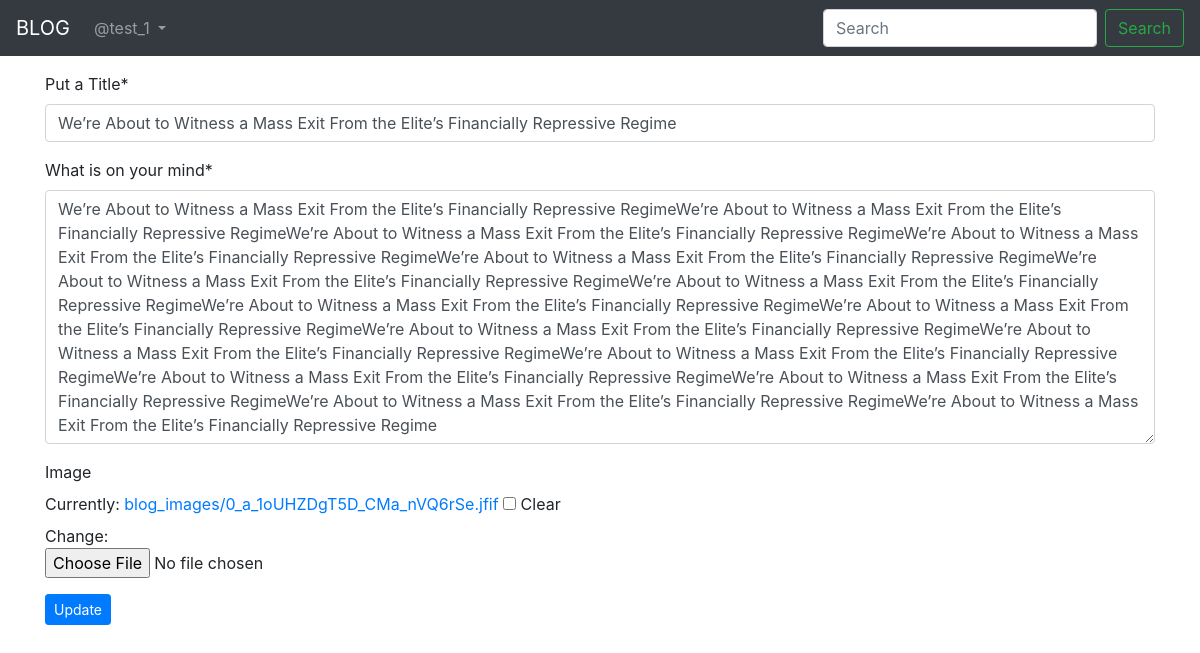
Page /blog/edit/8/ (signed in) on the committed database.
### App_Blog/models.py (models this page shows, shortened)
class Blog(models.Model):
    author = models.ForeignKey(User, on_delete=models.CASCADE, related_name='post_author')
    blog_title = models.CharField(max_length=300, verbose_name='Put a Title')
    slug = models.SlugField(max_length=264, unique=True, null=True)
    blog_content = models.TextField(verbose_name='What is on your mind')
    blog_image = models.ImageField(upload_to='blog_images', verbose_name='Image', null=True, blank=True,)
    publish_date = models.DateTimeField(auto_now_add=True)
    update_date = models.DateTimeField(auto_now=True)
    class Meta:
        ordering = ['-publish_date']

### App_Blog/views.py (the view, shortened to what this page needs)
# urls.py: path('edit/<pk>/', views.UpdateBlog.as_view(), name="edit_blog"),
class UpdateBlog(LoginRequiredMixin, UpdateView):
    model = Blog
    fields = ('blog_title', 'blog_content', 'blog_image')
    template_name = 'App_Blog/edit_blog.html'

### templates/App_Blog/edit_blog.html (shortened to what this page needs)
{% extends 'base.html' %}
{% load custom_filters %}
{% load crispy_forms_tags %}
{% block body %}
{% if blog.author == user %}
<form method="POST" enctype="multipart/form-data">
    {{form|crispy}}
    <button type="submit" class="btn btn-primary btn-sm" name="button">Update</button>
    {% else %}
    <p>Your are not allowed to view this page, 404</p>
</form>
{% endif %}
{% endblock %}

### templates/base.html (shortened to what this page needs)
<!DOCTYPE html>
<html lang="en">
<head>
    <link rel="stylesheet" href="https://stackpath.bootstrapcdn.com/bootstrap/4.4.1/css/bootstrap.min.css"
>
    <link rel="stylesheet" href="https://cdnjs.cloudflare.com/ajax/libs/font-awesome/4.7.0/css/font-awesome.min.css"
/>
</head>
<body>
<div class="container">
    <nav class="navbar navbar-expand-lg navbar-dark bg-dark fixed-top">
        <a class="navbar-brand" href="{% url 'index' %}">BLOG</a>
        <div class="collapse navbar-collapse" id="navbarSupportedContent">
            <ul class="navbar-nav mr-auto">
                {% if user.is_authenticated %}
                <li class="nav-item dropdown">
                    <a class="nav-link dropdown-toggle" href="#" id="navbarDropdown" role="button"
                       data-toggle="dropdown" aria-haspopup="true" aria-expanded="false">
                        @{{user.username}}
                    </a>
                </li>
                {% endif %}
            </ul>
            <form class="form-inline my-2 my-lg-0">
                <input class="form-control mr-sm-2" type="search" placeholder="Search" aria-label="Search">
                <button class="btn btn-outline-success my-2 my-sm-0" type="submit">Search</button>
            </form>
        </div>
    </nav>
    <br>
    <br>
    <br>
    {% block body %}
    {% endblock %}
</div>
</body>
</html>

### rows in the picture
Blog: blog_title "We’re About to Witness a Mass Exit From the Elite’s Financially Repressive Regime", blog_content "We’re About to Witness a Mass Exit From the Elite’s Financially Repressive RegimeWe’re About to Witness a Mass Exit From the Elite’s Financially Repressive RegimeWe’re About to Witness a Mass Exit From the Elite’s Financially Repressive RegimeWe’re About to Witness a Mass Exit From the Elite’s Financially Repressive RegimeWe’re About to Witness a Mass Exit From the Elite’s Financially Repressive RegimeWe’re About to Witness a Mass Exit From the Elite’s Financially Repressive RegimeWe’re About to Witness a Mass Exit From the Elite’s Financially Repressive RegimeWe’re About to Witness a Mass Exit From the Elite’s Financially Repressive RegimeWe’re About to Witness a Mass Exit From the Elite’s…"

### other values in the picture
{{ user.username }} "test_1"
